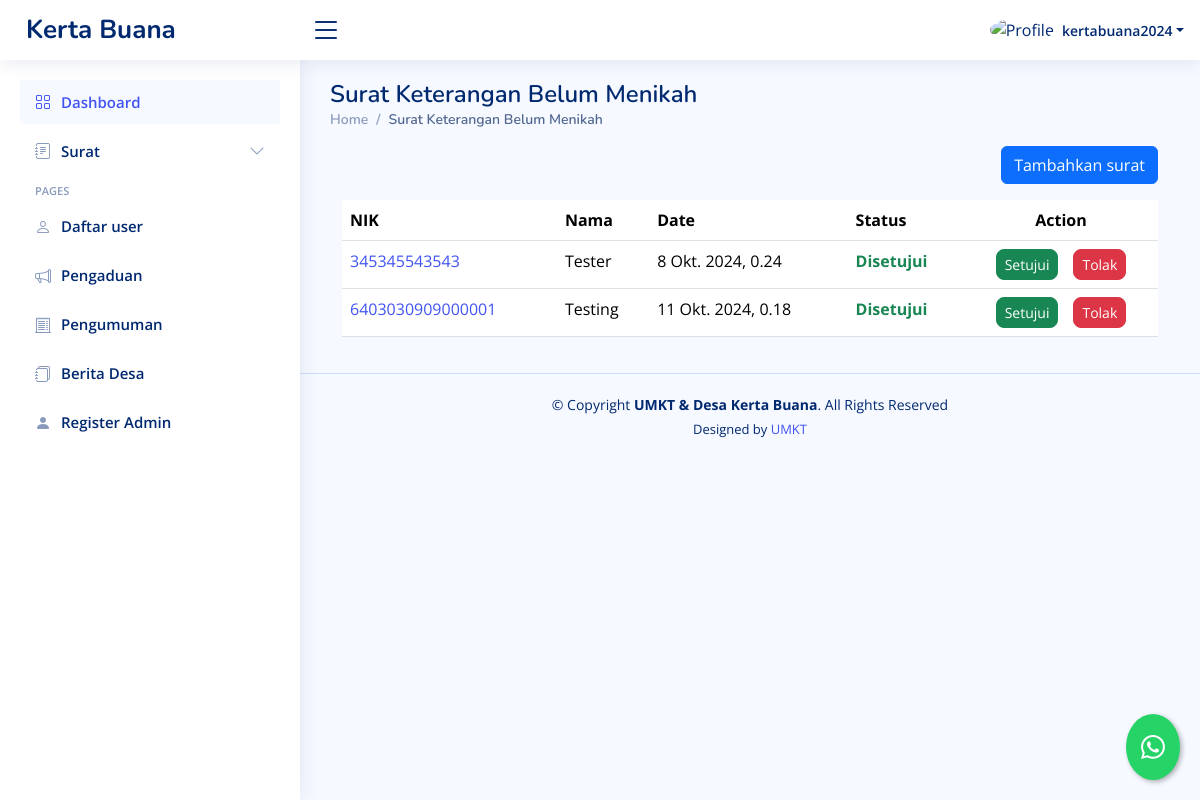
The page /dashboard/suket-belum-menikah/ (signed in) on the database its author committed.
### dashboard/models.py (models this page shows, shortened)
class SuketBelumMenikah(models.Model):
    STATUS_CHOICES = [
        ('review', 'Proses Review'),
        ('approved', 'Disetujui'),
        ('rejected', 'Ditolak'),
    ]
    penulis = models.ForeignKey(User, on_delete=models.CASCADE, blank=True, null=True)
    nama = models.CharField(max_length=255)
    jenis_kelamin = models.CharField(max_length=255)
    ttl = models.CharField(max_length=255)
    suku = models.CharField(max_length=255)
    agama = models.CharField(max_length=255)
    nik = models.CharField(max_length=255)
    alamat = models.CharField(max_length=255)
    persyaratan = models.CharField(max_length=255, blank=True, null=True)
    date = models.DateTimeField(default=timezone.now, blank=True)
    status = models.CharField(max_length=20, choices=STATUS_CHOICES, default='review')

### dashboard/views.py (the view, shortened to what this page needs)
# urls.py: path("suket-belum-menikah/",suketbelummenikah,  name="suketbelummenikah"),
@login_required
def suketbelummenikah(request):
    template_name = "backend/suketbelummenikah.html"
    suket = SuketBelumMenikah.objects.all()
    private = SuketBelumMenikah.objects.filter(penulis=request.user)
    context={
        "suket":suket,
        'private': private,
    }
    return render(request, template_name, context)

### templates/backend/suketbelummenikah.html (shortened to what this page needs)
{% extends "backend/base_ui.html" %} {% load static %} {% load custom_filters %}
{% block konten %}
<div>
  <div class="pagetitle">
    <h1>Surat Keterangan Belum Menikah</h1>
    <nav>
      <ol class="breadcrumb">
        <li class="breadcrumb-item"><a href="{% url 'dashboard' %}">Home</a></li>
        <li class="breadcrumb-item active">Surat Keterangan Belum Menikah</li>
      </ol>
    </nav>
  </div>
  {% if value %}
  <div class="card">
    <div class="card-body">
      <h5 class="card-title">Surat Keterangan Belum Menikah</h5>
      <form method="post" action="{% url 'edit_suketbelummenikah' value.id %}">
        {% csrf_token %}
        <div class="row mb-3">
          <label for="inputNama" class="col-sm-2 col-form-label">Nama</label>
          <div class="col-sm-10">
            <input
              type="text"
              class="form-control"
              name="inputNama"
              value="{{ value.nama }}"
              required
            />
          </div>
        </div>
        <div class="row mb-3">
          <label class="col-sm-2 col-form-label">Jenis Kelamin</label>
          <div class="col-sm-10">
            <select class="form-select" name="inputjk">
              <option selected>Pilih jenis kelamin</option>
              {% if value.jenis_kelamin == "Laki-laki" %}
              <option value="Laki-laki" selected>Laki-laki</option>
              <option value="Perempuan">Perempuan</option>
              {% else %}
              <option value="Laki-laki">Laki-laki</option>
              <option value="Perempuan" selected>Perempuan</option>
              {% endif %}
            </select>
          </div>
        </div>
        <div class="row mb-3">
          <label for="inputTtl" class="col-sm-2 col-form-label"
            >Tempat tanggal lahir</label
          >
          <div class="col-sm-10">
            <input
              type="text"
              class="form-control"
              name="inputTtl"
              value="{{ value.ttl }}"
              placeholder="contoh:Samarinda, 01 Januari 2020"
              required
            />
          </div>
        </div>
        <div class="row mb-3">
          <label for="inputSuku" class="col-sm-2 col-form-label"
            >Suku/Bangsa</label
          >
          <div class="col-sm-10">
            <input
              type="text"
              class="form-control"
              name="inputSuku"
              value="{{ value.suku }}"
              required
            />
          </div>
        </div>
        <div class="row mb-3">
          <label for="inputAgama" class="col-sm-2 col-form-label">Agama</label>
          <div class="col-sm-10">
            <input
              type="text"
              class="form-control"
              name="inputAgama"
              value="{{ value.agama }}"
              required
            />
          </div>
        </div>
        <div class="row mb-3">
          <label for="inputNIK" class="col-sm-2 col-form-label">NIK</label>
          <div class="col-sm-10">
            <input
              type="text"
              class="form-control"
              name="inputNIK"
              value="{{ value.nik }}"
              required
            />
          </div>
        </div>
        <div class="row mb-3">
          <label for="inputAlamat" class="col-sm-2 col-form-label"
            >Alamat</label
          >
          <div class="col-sm-10">
            <input
              type="text"
              class="form-control"
              name="inputAlamat"
              value="{{ value.alamat }}"
              required
            />
          </div>
        </div>
        <div class="row mb-3">
          <label for="inputPersyaratan" class="col-sm-2 col-form-label"
            >Persyaratan</label
          >
          <div class="col-sm-10">
            <input
              type="text"
              class="form-control"
              name="inputPersyaratan"
              value="{{ value.persyaratan }}"
              required
            />
          </div>
        </div>
        <div class="row mb-3">
          <label class="col-sm-2 col-form-label">Submit Here</label>
          <div class="col-sm-10">
            <a href="{% url 'suketbelummenikah' %}">
              <button class="btn btn-secondary">Cancel</button>
            </a>
            <button type="submit" class="btn btn-primary">Submit</button>
          </div>
        </div>
      </form>
    </div>
  </div>
  {% else %}
  <div class="container-fluid">
    <div class="d-flex justify-content-end mb-3">
      <button
        type="button"
        class="btn btn-primary"
        data-bs-toggle="modal"
        data-bs-target="#formModal"
      >
        Tambahkan surat
      </button>
    </div>
    <div class="table-responsive">
      <table class="table datatable">
        <thead>
          <tr>
            <th>NIK</th>
            <th>Nama</th>
            <th data-type="date" data-format="YYYY/DD/MM">Date</th>
            <th>Status</th>
            <th class="text-center">Action</th>
          </tr>
        </thead>
        <tbody>
          {% if user.is_superuser %}
          {% for surat in suket %}
          <tr>
            <td>
              <a href="{% url 'detail_suketbelummenikah' surat.id %}"
                >{{ surat.nik }}</a
              >
            </td>
            <td>{{ surat.nama }}</td>
            <td>{{ surat.date }}</td>
            {% if surat.status == 'review' %}
            <td class="text-warning fw-bold">Proses Review</td>
            {% elif surat.status == 'approved' %}
            <td class="text-success fw-bold">Disetujui</td>
            {% elif surat.status == 'rejected' %}
            <td class="text-danger fw-bold">Ditolak</td>
            {% endif %} {% if user.is_superuser %}
            <td class="text-center">
              <div
                class="btn-group gap-3"
                role="group"
                aria-label="Action buttons"
              >
                <button type="button" class="btn btn-success btn-sm rounded-3">
                  <a
                    href="{% url 'setujui_suketbelummenikah' surat.id %}"
                    class="text-decoration-none text-white"
                    >Setujui</a
                  >
                </button>
                <button type="button" class="btn btn-danger btn-sm rounded-3">
                  <a
                    href="{% url 'tolak_suketbelummenikah' surat.id %}"
                    class="text-decoration-none text-white"
                    >Tolak</a
                  >
                </button>
              </div>
            </td>
            {% endif %}
          </tr>
          {% endfor %}
          {% endif %}
        </tbody>
      </table>
    </div>
  </div>
  {% endif %}
</div>
{% endblock konten %}

### templates/backend/base_ui.html (shortened to what this page needs)
{% load static %}
<!DOCTYPE html>
<html lang="en">
  <head>
    <link
      href="{% static 'backend/vendor/bootstrap/css/bootstrap.min.css'%}"
      rel="stylesheet"
    />
    <link
      href="{% static 'backend/vendor/bootstrap-icons/bootstrap-icons.css'%}"
      rel="stylesheet"
    />
    <link
      href="{% static 'backend/vendor/boxicons/css/boxicons.min.css'%}"
      rel="stylesheet"
    />
    <link
      href="{% static 'backend/vendor/quill/quill.snow.css'%}"
      rel="stylesheet"
    />
    <link
      href="{% static 'backend/vendor/quill/quill.bubble.css'%}"
      rel="stylesheet"
    />
    <link
      href="{% static 'backend/vendor/remixicon/remixicon.css'%}"
      rel="stylesheet"
    />
    <link
      href="{% static 'backend/vendor/simple-datatables/style.css'%}"
      rel="stylesheet"
    />
    <link href="{% static 'backend/css/style.css'%}" rel="stylesheet" />
  </head>
  <body>
    <header id="header" class="header fixed-top d-flex align-items-center">
      <div class="d-flex align-items-center justify-content-between">
        <a href="{% url 'welcome'%}" class="logo d-flex align-items-center">
          <span class="d-none d-lg-block">Kerta Buana</span>
        </a>
        <i class="bi bi-list toggle-sidebar-btn"></i>
      </div>
      <nav class="header-nav ms-auto">
        <ul class="d-flex align-items-center">
          <li class="nav-item dropdown pe-3">
            <a
              class="nav-link nav-profile d-flex align-items-center pe-0"
              href="#"
              data-bs-toggle="dropdown"
            >
              {% if user.is_superuser %}
              <img
                src="{% static 'backend/img/orang.png'%}"
                alt="Profile"
                class="rounded-circle"
              />
              {% else %}
              <img
                src="{% static 'backend/img/family.png'%}"
                alt="Profile"
                class="rounded-circle"
              />
              {% endif %}
              <span class="d-none d-md-block dropdown-toggle ps-2"
                >{{request.user.username}}</span
              > </a
            >
          </li>
        </ul>
      </nav>
    </header>
    <aside id="sidebar" class="sidebar">
      <ul class="sidebar-nav" id="sidebar-nav">
        <li class="nav-item">
          <a class="nav-link" href="{% url 'dashboard'%}">
            <i class="bi bi-grid"></i>
            <span>Dashboard</span>
          </a>
        </li>
        {% if user.is_superuser %}
        <li class="nav-item">
          <a
            class="nav-link collapsed"
            data-bs-target="#forms-nav"
            data-bs-toggle="collapse"
            href="#"
          >
            <i class="bi bi-journal-text"></i><span>Surat</span
            ><i class="bi bi-chevron-down ms-auto"></i>
          </a>
        </li>
        {% endif %}
        {% if user.is_superuser %}
        <li class="nav-heading">Pages</li>
        <li class="nav-item">
          <a class="nav-link collapsed" href="{% url 'daftar_user' %}">
            <i class="bi bi-person"></i>
            <span>Daftar user</span>
          </a>
        </li>
        <li class="nav-item">
          <a class="nav-link collapsed" href="{% url 'pengaduan_asing' %}">
            <i class="bi bi-megaphone"></i>
            <span>Pengaduan</span>
          </a>
        </li>
        <li class="nav-item">
          <a class="nav-link collapsed" href=" {% url 'pengumuman' %} ">
            <i class="bi bi-receipt-cutoff"></i>
            <span>Pengumuman</span>
          </a>
        </li>
        <li class="nav-item">
          <a class="nav-link collapsed" href=" {% url 'blog' %} ">
            <i class="bi bi-journals"></i>
            <span>Berita Desa</span>
          </a>
        </li>
        <li class="nav-item">
          <a class="nav-link collapsed" href="{% url 'register_super_admin' %}">
            <i class="bi bi-person-fill"></i>
            <span>Register Admin</span>
          </a>
        </li>
        {% endif %}
      </ul>
    </aside>
    <main id="main" class="main">
      {% block konten %}{% endblock konten %}
    </main>
    <footer id="footer" class="footer">
      <div class="copyright">
        &copy; Copyright <strong><span>UMKT & Desa Kerta Buana</span></strong
        >. All Rights Reserved
      </div>
      <div class="credits">
        Designed by <a href="https://www.umkt.ac.id/">UMKT</a>
      </div>
    </footer>
    <a
      href="https://wa.me/6282255462424?text=Halo,%20saya%20{{ request.user.last_name }}%20dengan%20nik%20{{ request.user.nik }}"
      class="whatsapp-float"
      target="_blank"
      title="Hubungi kami via WhatsApp"
    >
      <i class="bi bi-whatsapp"></i>
    </a>
  </body>
</html>

### static/backend/css/style.css (style rules this page uses)
:root { scroll-behavior: smooth; }
body { font-family: "Open Sans", sans-serif; background: #f6f9ff; color: #444444; }
a { color: #4154f1; text-decoration: none; }
h1, h2, h3, h4, h5, h6 { font-family: "Nunito", sans-serif; }
#main { margin-top: 60px; padding: 20px 30px; transition: all 0.3s; }
.pagetitle { margin-bottom: 10px; }
.pagetitle h1 { font-size: 24px; margin-bottom: 0; font-weight: 600; color: #012970; }
.breadcrumb { font-size: 14px; font-family: "Nunito", sans-serif; color: #899bbd; font-weight: 600; }
.breadcrumb a { color: #899bbd; transition: 0.3s; }
.breadcrumb .breadcrumb-item::before { color: #899bbd; }
.breadcrumb .active { color: #51678f; font-weight: 600; }
.logo { line-height: 1; }
@media (min-width: 1200px) { .logo { width: 280px; } }
.logo span { font-size: 26px; font-weight: 700; color: #012970; font-family: "Nunito", sans-serif; }
.header { transition: all 0.5s; z-index: 997; height: 60px; box-shadow: 0px 2px 20px rgba(1, 41, 112, 0.1); background-color: #fff; padding-left: 20px; }
.header .toggle-sidebar-btn { font-size: 32px; padding-left: 10px; cursor: pointer; color: #012970; }
.header-nav ul { list-style: none; }
.header-nav>ul { margin: 0; padding: 0; }
.header-nav .nav-profile { color: #012970; }
.header-nav .nav-profile img { max-height: 36px; }
.header-nav .nav-profile span { font-size: 14px; font-weight: 600; }
.sidebar { position: fixed; top: 60px; left: 0; bottom: 0; width: 300px; z-index: 996; transition: all 0.3s; padding: 20px; overflow-y: auto; scrollbar-width: thin; scrollbar-color: #aab7cf transparent; box-shadow: 0px 0px 20px rgba(1, 41, 112, 0.1); background-color: #fff; }
@media (min-width: 1200px) { #main, #footer { margin-left: 300px; } }
.sidebar-nav { padding: 0; margin: 0; list-style: none; }
.sidebar-nav li { padding: 0; margin: 0; list-style: none; }
.sidebar-nav .nav-item { margin-bottom: 5px; }
.sidebar-nav .nav-heading { font-size: 11px; text-transform: uppercase; color: #899bbd; font-weight: 600; margin: 10px 0 5px 15px; }
.sidebar-nav .nav-link { display: flex; align-items: center; font-size: 15px; font-weight: 600; color: #4154f1; transition: 0.3; background: #f6f9ff; padding: 10px 15px; border-radius: 4px; }
.sidebar-nav .nav-link i { font-size: 16px; margin-right: 10px; color: #4154f1; }
.sidebar-nav .nav-link.collapsed { color: #012970; background: #fff; }
.sidebar-nav .nav-link.collapsed i { color: #899bbd; }
.sidebar-nav .nav-link .bi-chevron-down { margin-right: 0; transition: transform 0.2s ease-in-out; }
.footer { padding: 20px 0; font-size: 14px; transition: all 0.3s; border-top: 1px solid #cddfff; }
.footer .copyright { text-align: center; color: #012970; }
.footer .credits { padding-top: 5px; text-align: center; font-size: 13px; color: #012970; }
.whatsapp-float { position: fixed; bottom: 20px; right: 20px; background-color: #25D366; color: white; border-radius: 50%; padding: 15px; box-shadow: 2px 2px 5px rgba(0, 0, 0, 0.3); z-index: 1000; font-size: 24px; transition: all 0.3s ease; }
.whatsapp-float i { margin-right: 0; }

### rows shown on the page
SuketBelumMenikah: nik "345345543543", nama "Tester", date "8 Okt. 2024, 0.24", status "Disetujui"
SuketBelumMenikah: nik "6403030909000001", nama "Testing", date "11 Okt. 2024, 0.18", status "Disetujui"

### other values the page prints
{{ request.user.username }} "kertabuana2024"
